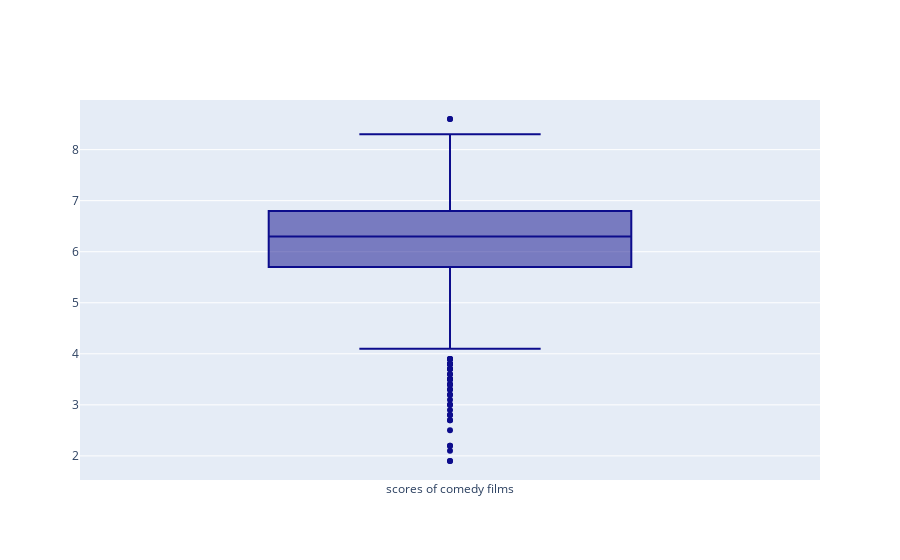

Notebook code cell kept with this figure:
### Code cell
# data preparation

# This prototype experiments with identifying various statistics 
# of scores based off of comedy movies, showcasing an example of how
# the filter function may work when studying different genres
comedyDF = df[df.genre == 'Comedy']

trace0 = go.Box(
    y=comedyDF.score,
    name = 'scores of comedy films',
    marker = dict(
        color = 'rgb(12, 12, 140)',
    )
)
data = [trace0]
iplot(data)

### Figure 1 — Plotly figure (JSON) as saved in the notebook; plotly's stock layout.template omitted (floating-point values rounded to 4 significant figures; data arrays with more than 128 entries replaced by an {"elided": "..."} marker saying what was removed)
{"data": [{"marker": {"color": "rgb(12, 12, 140)"}, "name": "scores of comedy films", "type": "box", "y": {"elided": "1496 float values"}}], "layout": {}}
